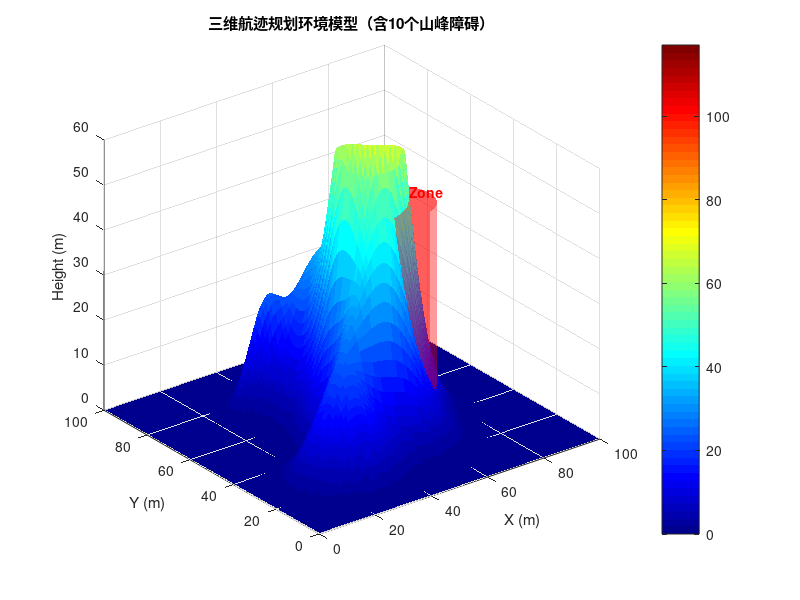

Here is the MATLAB script that generated this plot:
clc; clear; close all;

%% 1. 设置仿真区域与网格
L = 100;         % 空间边界长度
step = 1;        % 网格分辨率
[x, y] = meshgrid(0:step:L, 0:step:L);

%% 2. 初始化山峰障碍参数
n = 10;           % 山峰数量
Z = zeros(size(x));  % 初始化高度矩阵

% 随机生成每个山峰参数并叠加
rng(33);  % 固定随机种子保证可复现
for i = 1:n
    x_i = randi([20, 80]);     % 山峰中心 x
    y_i = randi([20, 80]);     % 山峰中心 y
    h_i = randi([15, 40]);     % 山峰高度
    x_si = randi([5, 15]);     % x方向坡度
    y_si = randi([5, 15]);     % y方向坡度
    
    % 累加高斯山峰
    Z = Z + h_i * exp(-((x - x_i)/x_si).^2 - ((y - y_i)/y_si).^2);
end

%% 3. 绘制三维地形
figure('Color','w');
surf(x, y, Z);              % 绘制地形表面
shading flat;               % 去除网格线
colormap(jet);              
colorbar;
xlabel('X (m)');
ylabel('Y (m)');
zlabel('Height (m)');
title('三维航迹规划环境模型（含10个山峰障碍）');
axis([0 100 0 100 0 60]);
view(45, 30);
hold on;

%% 4. 添加禁飞区（红色圆柱体表示）

% 禁飞区参数（可随机或自定义）
xc = 60; yc = 40;       % 禁飞区中心坐标
r_nf = 10;              % 禁飞区半径
h_nf = 50;              % 禁飞区高度（从地面起）

% 构造圆柱体边界
theta = linspace(0, 2*pi, 100);
X_cyl = xc + r_nf * cos(theta);
Y_cyl = yc + r_nf * sin(theta);
Z_bottom = zeros(size(theta));
Z_top = ones(size(theta)) * h_nf;

% 侧壁填充
for k = 1:length(theta)-1
    fill3([X_cyl(k) X_cyl(k+1) X_cyl(k+1) X_cyl(k)], ...
          [Y_cyl(k) Y_cyl(k+1) Y_cyl(k+1) Y_cyl(k)], ...
          [0 0 h_nf h_nf], ...
          'r', 'FaceAlpha', 0.4, 'EdgeColor', 'none');
end

% 顶部盖板
fill3(X_cyl, Y_cyl, Z_top, 'r', 'FaceAlpha', 0.4, 'EdgeColor', 'none');

% 标注文字
text(xc, yc, h_nf + 2, 'No-Fly Zone', 'HorizontalAlignment', 'center', ...
    'Color', 'r', 'FontWeight', 'bold', 'FontSize', 10);
